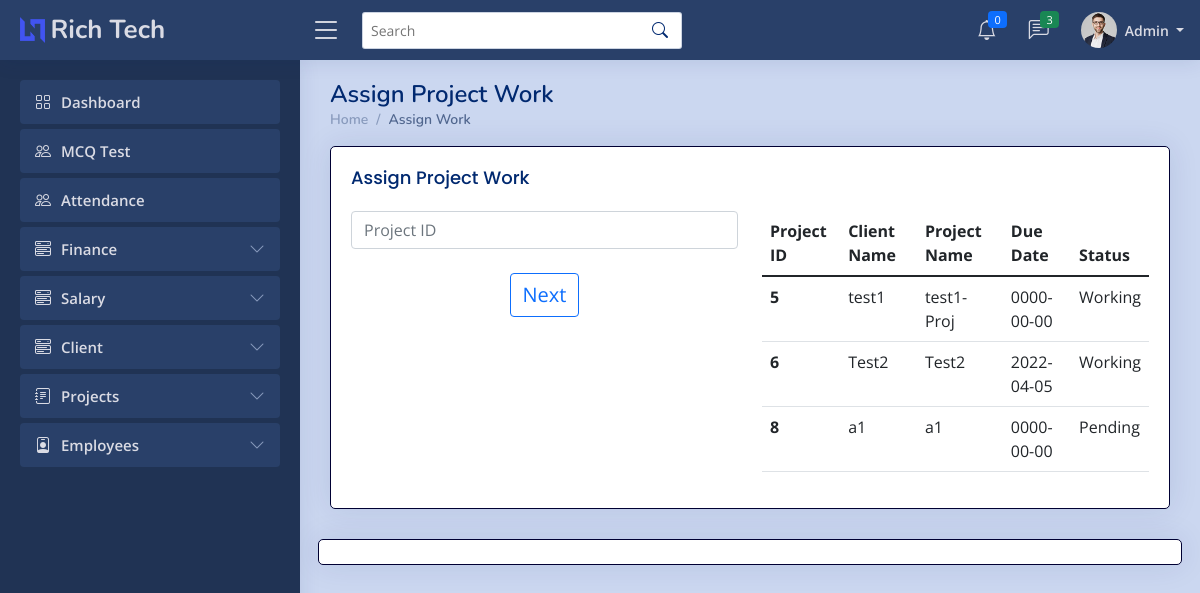
The app's page /admin/assign.php (signed in), older data.
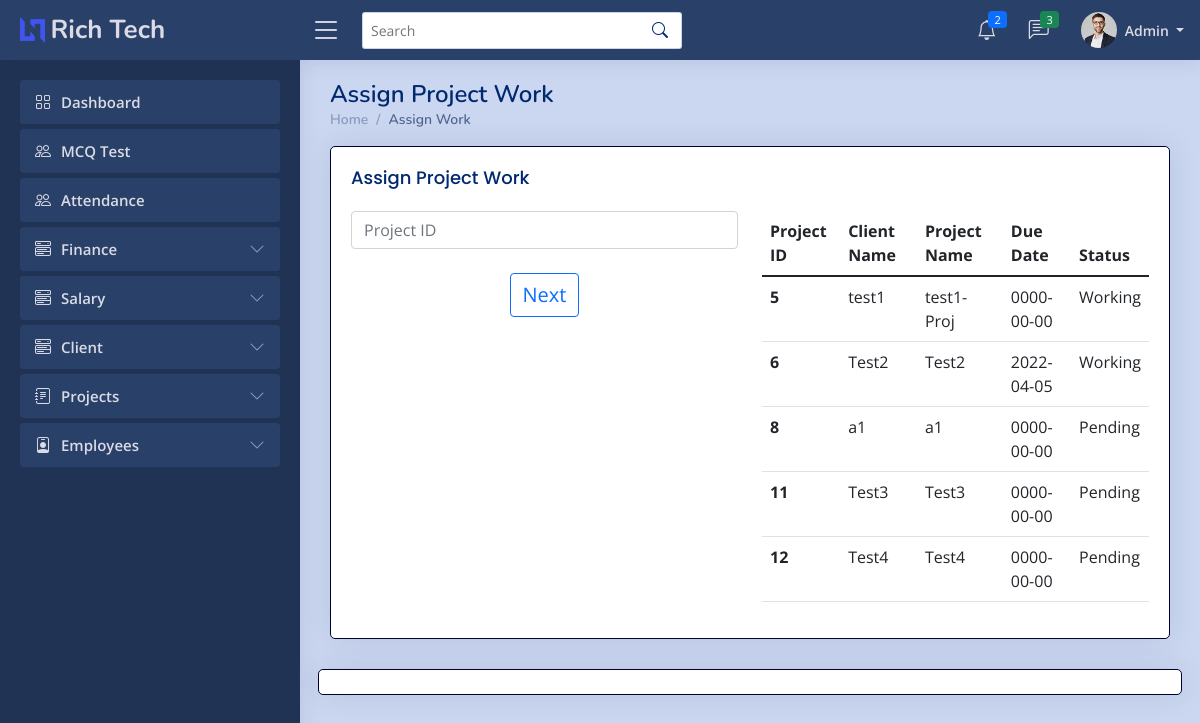
The same page, newer data.
### tables this page shows
CREATE TABLE `clientt` (
  `Id` int(7) NOT NULL,
  `cname` varchar(255) NOT NULL,
  `pname` varchar(255) NOT NULL,
  `mobile` varchar(255) NOT NULL,
  `email` varchar(255) NOT NULL,
  `aaddress` varchar(10000) NOT NULL,
  `pdate` date NOT NULL,
  `ddate` date NOT NULL,
  `descrip` longtext NOT NULL,
  `pstatus` varchar(20) NOT NULL,
  `cdate` date DEFAULT NULL,
  `charges` int(7) NOT NULL,
  `received` date DEFAULT NULL
);

### admin/assign.php (the view, shortened to what this page needs)
<?php
    if ($_SESSION['erole']=="admin"){
?>
<!DOCTYPE html>
<html lang="en">
<head>
  <link href="../assets/vendor/bootstrap/css/bootstrap.min.css" rel="stylesheet">
  <link rel="stylesheet" href="../assets/vendor/bootstrap-icons/bootstrap-icons.css?v=<?php echo time(); ?>">
  <link href="../assets/vendor/boxicons/css/boxicons.min.css" rel="stylesheet">
  <link href="../assets/vendor/quill/quill.snow.css" rel="stylesheet">
  <link href="../assets/vendor/quill/quill.bubble.css" rel="stylesheet">
  <link href="../assets/vendor/remixicon/remixicon.css" rel="stylesheet">
  <link href="../assets/vendor/simple-datatables/style.css" rel="stylesheet">
  <link rel="stylesheet" href="../assets/css/style.css?v=<?php echo time(); ?>">
</head>
<body>
  <?php include 'imports/nav-admin.php'; ?>
  <main id="main" class="main">
    <div class="pagetitle">
      <h1>Assign Project Work</h1>
      <nav>
        <ol class="breadcrumb">
          <li class="breadcrumb-item"><a href="index.php">Home</a></li>
          <li class="breadcrumb-item active">Assign Work</li>
        </ol>
      </nav>
    </div>
    <section class="section add_cli">
      <div class="card">
        <div class="card-body">
            <h5 class="card-title">Assign Project Work</h5>
            <div class="row">
            <div class="col-md-6">
                <form action="" method="post">
                    <center>
                        <input type="text" class="form-control" name="pid" id="" placeholder="Project ID"><br>
                        <input type="submit" name="psubmit" style="font-size:20px" class="btn btn-outline-primary" value="Next">
                    </center>
                </form>
            </div>
            <div class="col-md-6">
                <?php
                    include '../imports/config.php';
                    $conn=mysqli_connect($server_name,$username,$password,$database_name);
                    $sql_query = "SELECT * from clientt where pstatus='Pending' or pstatus='Working'";
                    $records = mysqli_query($conn, $sql_query);
                    echo '<div class="table-responsive">';
                    echo '<table class="table table-hover"">';
                        echo '<thead class="thead-dark">';
                            echo '<tr>';
                            echo '<th scope="col">Project ID</th>';
                            echo '<th scope="col">Client Name</th>';
                            echo '<th scope="col">Project Name</th>';
                            echo '<th scope="col">Due Date</th>';
                            echo '<th scope="col">Status</th>';
                            echo '</tr>';
                        echo '</thead>';
                        echo '<tbody>';
                        while($data = mysqli_fetch_array($records)){
                            $n=$data['Id'];
                            $cname=$data['cname'];
                            $pname=$data['pname'];
                            $ddate=$data['ddate'];
                            $status=$data['pstatus'];
                            echo '<tr>
                                <th scope="row">'.$n.'</th>
                                <td>'.$cname.'</td>
                                <td>'.$pname.'</td>
                                <td>'.$ddate.'</td>
                                <td>'.$status.'</td>
                                </tr>';
                        }
                        echo '</tbody>
                        </table>';
                        echo '</div>';
                ?>
            </div>
            </div>
        </div>
        </div>
        <div class="row card" style="padding-left: 2%;">
            <br>
        </div>
    </section>
  </main>
</body>
</html>
<?php
        }
        else{
            ob_start();
            header('Location: '.'../index.php');
            ob_end_flush();
            die();
        }
    ?>

### admin/imports/nav-admin.php (shortened to what this page needs)
<header id="header" class="header fixed-top d-flex align-items-center">
  <div class="d-flex align-items-center justify-content-between">
    <a href="index.php" class="logo d-flex align-items-center">
      <img src="../assets/img/logo.png" alt="">
      <span class="d-none d-lg-block">Rich Tech</span>
    </a>
    <i class="bi bi-list toggle-sidebar-btn"></i>
  </div>
  <div class="search-bar">
    <form class="search-form d-flex align-items-center" method="POST" action="#">
      <input type="text" name="query" placeholder="Search" title="Enter search keyword">
      <button type="submit" title="Search"><i class="bi bi-search"></i></button>
    </form>
  </div>
  <nav class="header-nav ms-auto">
    <ul class="d-flex align-items-center">
      <li class="nav-item dropdown">
        <a class="nav-link nav-icon" href="#" data-bs-toggle="dropdown">
          <i class="bi bi-bell"></i>
          <span class="badge bg-primary badge-number">
            <?php
              include '../imports/config.php';
              $sql_query = "SELECT * FROM notift WHERE euid='admin' ORDER BY id DESC LIMIT 4;";
              $result = mysqli_query($conn,$sql_query);
              $count = mysqli_num_rows($result);
              echo $count;
            ?>
          </span>
        </a>
      </li>
      <li class="nav-item dropdown">
        <a class="nav-link nav-icon" href="#" data-bs-toggle="dropdown">
          <i class="bi bi-chat-left-text"></i>
          <span class="badge bg-success badge-number">3</span>
        </a>
      </li>
      <li class="nav-item dropdown pe-3">
        <a class="nav-link nav-profile d-flex align-items-center pe-0" href="#" data-bs-toggle="dropdown">
          <img src="../assets/img/profile-img.jpg" alt="Profile" class="rounded-circle">
          <span class="d-none d-md-block dropdown-toggle ps-2"> Admin </span>
        </a>
      </li>
    </ul>
  </nav>
</header>
<aside id="sidebar" class="sidebar">
  <ul class="sidebar-nav" id="sidebar-nav">
    <li class="nav-item">
      <a class="nav-link " href="index.php">
        <i class="bi bi-grid"></i>
        <span>Dashboard</span>
      </a>
    </li>
    <li class="nav-item">
      <a class="nav-link " href="../MCQ/dashboard.php">
        <i class="bi bi-people"></i>
        <span>MCQ Test</span>
      </a>
    </li>
          <li class="nav-item">
      <a class="nav-link " href="attendance.php">
        <i class="bi bi-people"></i>
        <span>Attendance</span>
      </a>
    </li>
    <li class="nav-item">
      <a class="nav-link collapsed" data-bs-target="#finance-nav" data-bs-toggle="collapse" href="#">
        <i class="bi bi-menu-button-wide"></i><span>Finance</span><i class="bi bi-chevron-down ms-auto"></i>
      </a>
    </li>
    <li class="nav-item">
      <a class="nav-link collapsed" data-bs-target="#salary-nav" data-bs-toggle="collapse" href="#">
        <i class="bi bi-menu-button-wide"></i><span>Salary</span><i class="bi bi-chevron-down ms-auto"></i>
      </a>
    </li>
    <li class="nav-item">
      <a class="nav-link collapsed" data-bs-target="#client-nav" data-bs-toggle="collapse" href="#">
        <i class="bi bi-menu-button-wide"></i><span>Client</span><i class="bi bi-chevron-down ms-auto"></i>
      </a>
    </li>
    <li class="nav-item">
      <a class="nav-link collapsed" data-bs-target="#projects-nav" data-bs-toggle="collapse" href="#">
        <i class="bi bi-journal-text"></i><span>Projects</span><i class="bi bi-chevron-down ms-auto"></i>
      </a>
    </li>
    <li class="nav-item">
      <a class="nav-link collapsed" data-bs-target="#employees-nav" data-bs-toggle="collapse" href="#">
        <i class="bi bi-person-badge"></i><span>Employees</span><i class="bi bi-chevron-down ms-auto"></i>
      </a>
    </li>
  </ul>
</aside>

### assets/css/style.css (style rules this page uses)
:root { scroll-behavior: smooth; }
body { font-family: "Open Sans", sans-serif; background: #cbd7f0; color: #444444; }
a { color: #4154f1; text-decoration: none; }
h1, h2, h3, h4, h5, h6 { font-family: "Nunito", sans-serif; }
#main { margin-top: 60px; padding: 20px 30px; transition: all 0.3s; }
.pagetitle { margin-bottom: 10px; }
.pagetitle h1 { font-size: 24px; margin-bottom: 0; font-weight: 600; color: #012970; }
.card { margin-bottom: 30px; border-width: 1px; border-color: #000033; border-radius: 5px; box-shadow: 0px 0 30px rgba(1, 41, 112, 0.1); }
.card-title { padding: 20px 0 15px 0; font-size: 18px; font-weight: 500; color: #012970; font-family: "Poppins", sans-serif; }
.card-body { padding: 0 20px 20px 20px; }
.breadcrumb { font-size: 14px; font-family: "Nunito", sans-serif; color: #899bbd; font-weight: 600; }
.breadcrumb a { color: #899bbd; transition: 0.3s; }
.breadcrumb .breadcrumb-item::before { color: #899bbd; }
.breadcrumb .active { color: #51678f; font-weight: 600; }
.logo { line-height: 1; }
@media (min-width: 1200px) { .logo { width: 280px; } }
.logo img { max-height: 26px; margin-right: 6px; }
.logo span { font-size: 26px; font-weight: 700; color: #dadbe4; font-family: "Nunito", sans-serif; }
.header { transition: all 0.5s; z-index: 997; height: 60px; box-shadow: 0px 2px 20px rgba(1, 41, 112, 0.1); background-color: #294069; padding-left: 20px; }
.header .toggle-sidebar-btn { font-size: 32px; padding-left: 10px; cursor: pointer; color: #012970; }
.header .search-bar { min-width: 360px; padding: 0 20px; }
.header .search-form { width: 100%; }
.header .search-form input { border: 0; font-size: 14px; color: #012970; border: 1px solid rgba(1, 41, 112, 0.2); padding: 7px 38px 7px 8px; border-radius: 3px; transition: 0.3s; width: 100%; }
.header .search-form button { border: 0; padding: 0; margin-left: -30px; background: none; }
.header .search-form button i { color: #012970; }
.header-nav ul { list-style: none; }
.header-nav > ul { margin: 0; padding: 0; }
.header-nav .nav-icon { font-size: 20px; color: #012970; }
.header-nav .nav-profile { color: #dadbe4; }
.header-nav .nav-profile img { max-height: 36px; }
.header-nav .nav-profile span { font-size: 14px; font-weight: 600; }
.header-nav .badge-number { position: absolute; inset: 4px 6px auto auto; font-weight: normal; font-size: 11px; padding: 3px 6px; }
.sidebar { position: fixed; top: 60px; left: 0; bottom: 0; width: 300px; z-index: 996; transition: all 0.3s; padding: 20px; overflow-y: auto; scrollbar-width: thin; scrollbar-color: #aab7cf transparent; box-shadow: 0px 0px 20px rgba(1, 41, 112, 0.1); background-color: #203354; }
@media (min-width: 1200px) { #main, #footer { margin-left: 300px; } }
.sidebar-nav { padding: 0; margin: 0; list-style: none; }
.sidebar-nav li { padding: 0; margin: 0; list-style: none; }
.sidebar-nav .nav-item { margin-bottom: 5px; }
.sidebar-nav .nav-link { display: flex; align-items: center; font-size: 15px; font-weight: 600; color: #dadbe4; transition: 0.3; background: #294069; padding: 10px 15px; border-radius: 4px; }
.sidebar-nav .nav-link i { font-size: 16px; margin-right: 10px; color: #4154f1; }
.sidebar-nav .nav-link.collapsed { color: #dadbe4; background: #294069; }
.sidebar-nav .nav-link.collapsed i { color: #899bbd; }
.sidebar-nav .nav-link .bi-chevron-down { margin-right: 0; transition: transform 0.2s ease-in-out; }

Row changes from the older to the newer data that the page shows:
added clientt: Id "11", cname "Test3", pname "Test3", ddate "0000-00-00", pstatus "Pending"
added clientt: Id "12", cname "Test4", pname "Test4", ddate "0000-00-00", pstatus "Pending"
Text that changed along with them:
$count: "0" → "2"
